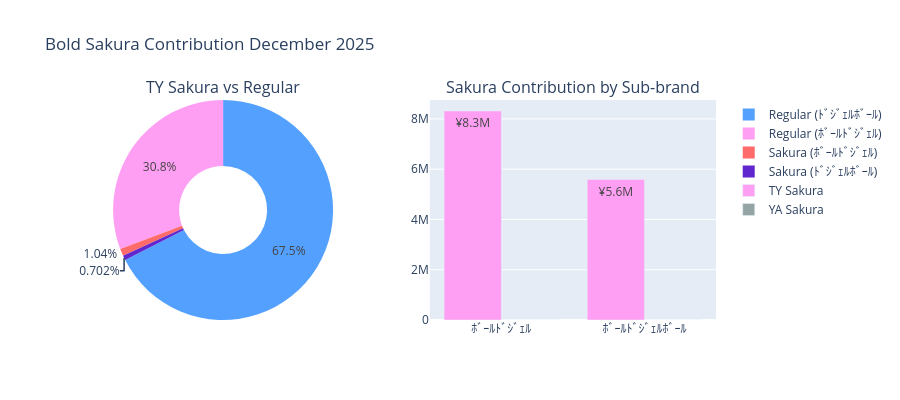

Notebook code for this chart:
### Code cell
# Visualize Sakura contribution
fig = make_subplots(rows=1, cols=2,
                    subplot_titles=('TY Sakura vs Regular', 'Sakura Contribution by Sub-brand'),
                    specs=[[{'type': 'pie'}, {'type': 'bar'}]])

# Pie chart - TY composition
fig.add_trace(
    go.Pie(labels=df_bold_status['product_type'] + ' (' + df_bold_status['sub_brand'].str[-10:] + ')',
           values=df_bold_status['ty_value'],
           hole=0.4,
           marker_colors=['#ff9ff3', '#ff6b6b', '#54a0ff', '#5f27cd']),
    row=1, col=1
)

# Bar chart - Sakura by sub-brand
if len(df_sakura) > 0:
    fig.add_trace(
        go.Bar(x=df_sakura['sub_brand'], y=df_sakura['ty_value'],
               name='TY Sakura', marker_color='#ff9ff3',
               text=df_sakura['ty_value'].apply(lambda x: f'¥{x/1000000:.1f}M')),
        row=1, col=2
    )
    fig.add_trace(
        go.Bar(x=df_sakura['sub_brand'], y=df_sakura['ya_value'],
               name='YA Sakura', marker_color='#95a5a6'),
        row=1, col=2
    )

fig.update_layout(title='Bold Sakura Contribution December 2025', height=400)
fig.show()

### Figure 1 — Plotly figure (JSON) as saved in the notebook; plotly's stock layout.template omitted (floating-point values rounded to 4 significant figures)
{"data": [{"domain": {"x": [0, 0.45], "y": [0, 1]}, "hole": 0.4, "labels": ["Regular (ﾎﾞｰﾙﾄﾞｼﾞｪﾙ)", "Sakura (ﾎﾞｰﾙﾄﾞｼﾞｪﾙ)", "Regular (ﾄﾞｼﾞｪﾙﾎﾞｰﾙ)", "Sakura (ﾄﾞｼﾞｪﾙﾎﾞｰﾙ)"], "marker": {"colors": ["#ff9ff3", "#ff6b6b", "#54a0ff", "#5f27cd"]}, "type": "pie", "values": [245000000.0, 8316000.0, 537100000.0, 5588000.0]}, {"marker": {"color": "#ff9ff3"}, "name": "TY Sakura", "text": ["¥8.3M", "¥5.6M"], "type": "bar", "x": ["ﾎﾞｰﾙﾄﾞｼﾞｪﾙ", "ﾎﾞｰﾙﾄﾞｼﾞｪﾙﾎﾞｰﾙ"], "xaxis": "x", "y": [8316000.0, 5588000.0], "yaxis": "y"}, {"marker": {"color": "#95a5a6"}, "name": "YA Sakura", "type": "bar", "x": ["ﾎﾞｰﾙﾄﾞｼﾞｪﾙ", "ﾎﾞｰﾙﾄﾞｼﾞｪﾙﾎﾞｰﾙ"], "xaxis": "x", "y": [0.0, 0.0], "yaxis": "y"}], "layout": {"annotations": [{"font": {"size": 16}, "showarrow": false, "text": "TY Sakura vs Regular", "x": 0.225, "xanchor": "center", "xref": "paper", "y": 1, "yanchor": "bottom", "yref": "paper"}, {"font": {"size": 16}, "showarrow": false, "text": "Sakura Contribution by Sub-brand", "x": 0.775, "xanchor": "center", "xref": "paper", "y": 1, "yanchor": "bottom", "yref": "paper"}], "height": 400, "title": {"text": "Bold Sakura Contribution December 2025"}, "xaxis": {"anchor": "y", "domain": [0.55, 1]}, "yaxis": {"anchor": "x", "domain": [0, 1]}}}
